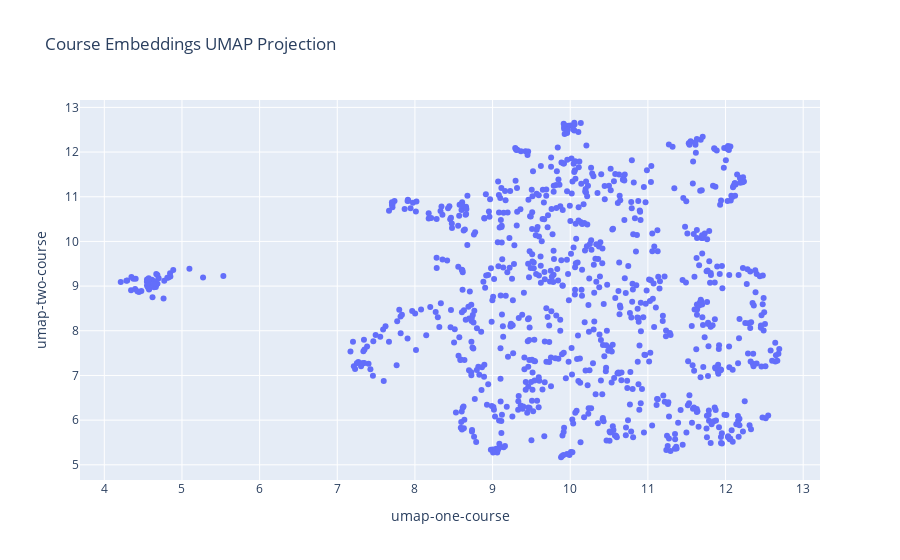

Here is the notebook cell this chart was saved with:
### Markdown cell above
# UMAP

### Code cell
# Initialize UMAP with desired parameters
umap_projection = umap.UMAP(n_components=2, n_neighbors=15, min_dist=0.1, random_state=42)

# Fit and transform the course embeddings
course_umap_result = umap_projection.fit_transform(course_embeddings)

# Add UMAP results to your DataFrame
course_df['umap-one-course'] = course_umap_result[:, 0]
course_df['umap-two-course'] = course_umap_result[:, 1]

# Plot the course embeddings using UMAP results
fig = px.scatter(
    course_df,
    x='umap-one-course',
    y='umap-two-course',
    hover_data=['title'],
    title='Course Embeddings UMAP Projection'
)
fig.show()

### Figure 1 — Plotly figure (JSON) as saved in the notebook; plotly's stock layout.template omitted (floating-point values rounded to 4 significant figures; data arrays with more than 128 entries replaced by an {"elided": "..."} marker saying what was removed)
{"data": [{"customdata": {"elided": "907x1 str values"}, "hovertemplate": "umap-one-course=%{x}<br>umap-two-course=%{y}<br>title=%{customdata[0]}<extra></extra>", "legendgroup": "", "marker": {"color": "#636efa", "symbol": "circle"}, "mode": "markers", "name": "", "orientation": "v", "showlegend": false, "type": "scatter", "x": {"elided": "907 float values"}, "xaxis": "x", "y": {"elided": "907 float values"}, "yaxis": "y"}], "layout": {"legend": {"tracegroupgap": 0}, "title": {"text": "Course Embeddings UMAP Projection"}, "xaxis": {"anchor": "y", "domain": [0, 1], "title": {"text": "umap-one-course"}}, "yaxis": {"anchor": "x", "domain": [0, 1], "title": {"text": "umap-two-course"}}}}
